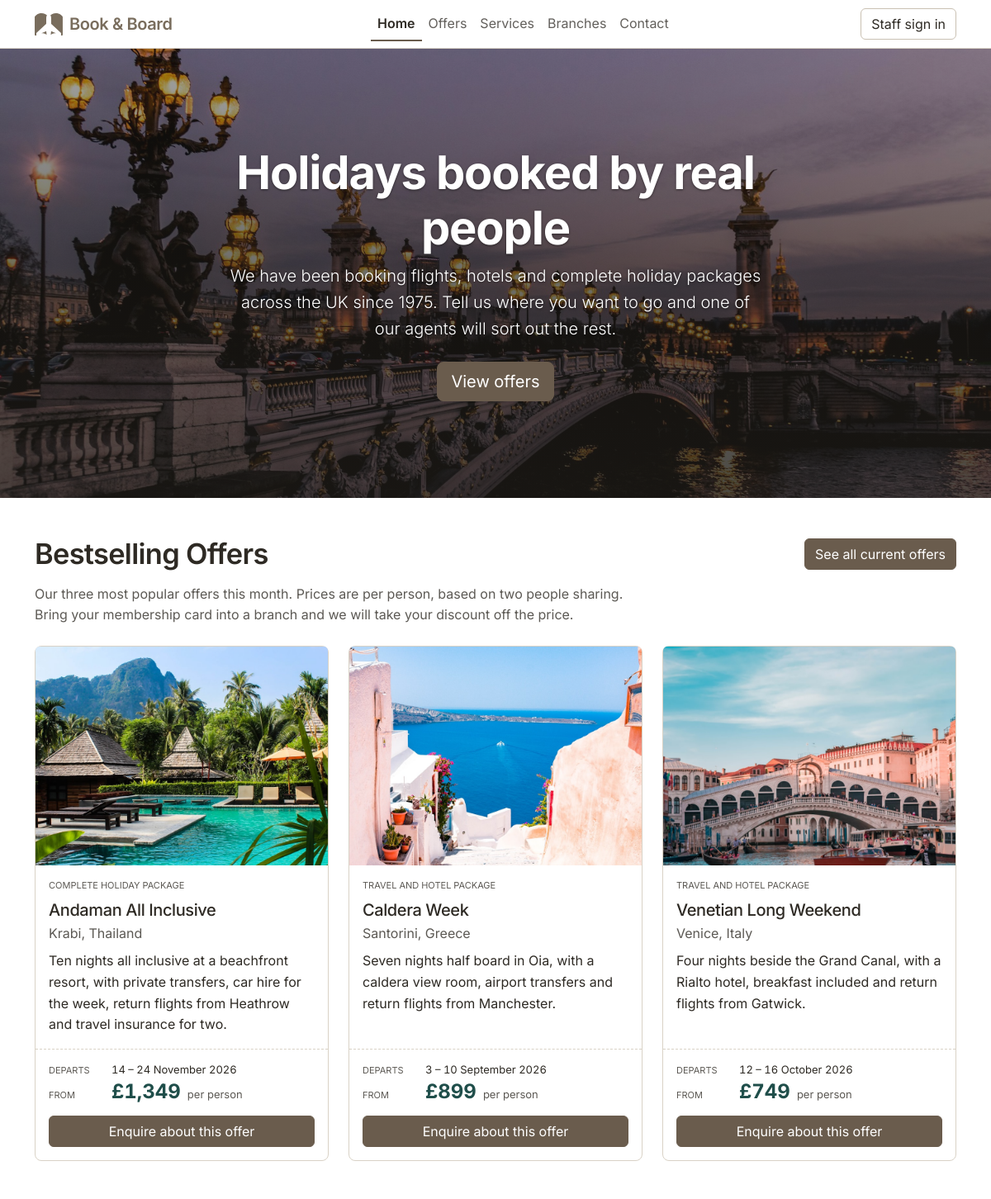
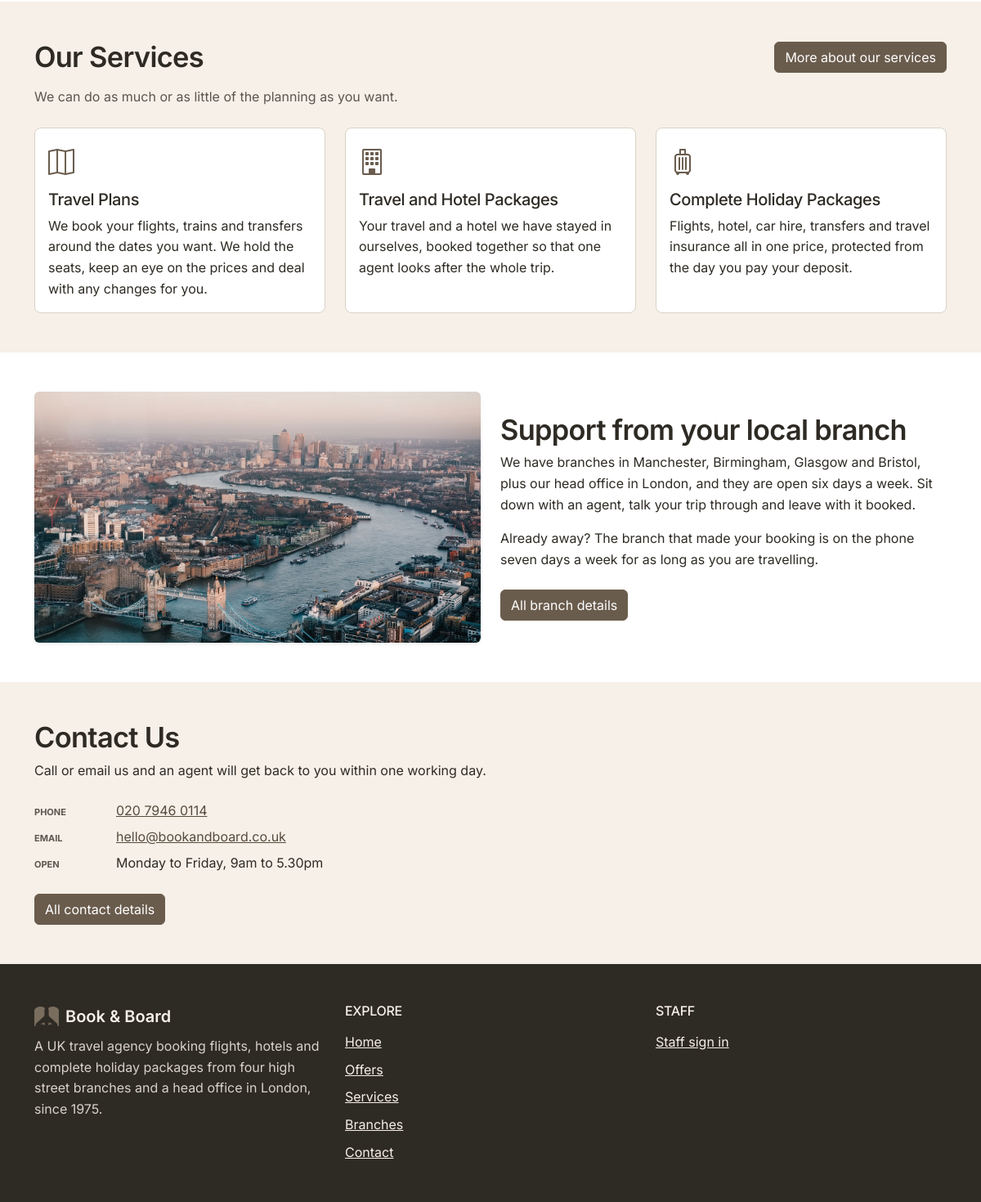
Page /basic/index.php on the committed database (2 pictures, top to bottom).
### tables this page shows
CREATE TABLE IF NOT EXISTS offers (
  id          INT UNSIGNED  NOT NULL AUTO_INCREMENT,
  title       VARCHAR(150)  NOT NULL,
  destination VARCHAR(150)  NOT NULL,
  type        VARCHAR(40)   NOT NULL,
  description TEXT          NOT NULL,
  price       DECIMAL(10,2) NOT NULL,
  start_date  DATE          NOT NULL,
  end_date    DATE          NOT NULL,
  image       VARCHAR(255)  NOT NULL,
  alt         VARCHAR(255)  NOT NULL,
  active      TINYINT(1)    NOT NULL DEFAULT 1,
  bestseller  TINYINT(1)    NOT NULL DEFAULT 0,
  created_at  DATETIME      NOT NULL DEFAULT CURRENT_TIMESTAMP,
  PRIMARY KEY (id),
  KEY idx_offers_active_created (active, created_at, id)
);

CREATE TABLE IF NOT EXISTS branches (
  id             INT UNSIGNED NOT NULL AUTO_INCREMENT,
  name           VARCHAR(100) NOT NULL,
  location       VARCHAR(150) NOT NULL DEFAULT '',
  street         VARCHAR(150) NOT NULL DEFAULT '',
  area           VARCHAR(150) NOT NULL DEFAULT '',
  phone          VARCHAR(30)  NOT NULL DEFAULT '',
  tel            VARCHAR(30)  NOT NULL DEFAULT '',
  email          VARCHAR(190) NOT NULL DEFAULT '',
  hours          VARCHAR(120) NOT NULL DEFAULT '',
  is_head_office TINYINT(1)   NOT NULL DEFAULT 0,
  created_at     DATETIME     NOT NULL DEFAULT CURRENT_TIMESTAMP,
  PRIMARY KEY (id),
  KEY idx_branches_office (is_head_office, id)
);

### basic/includes/db.php (called while the page is built, shortened)
<?php
function db(): PDO
{
    static $pdo = null;
    if ($pdo === null) {
        $dsn = sprintf('mysql:host=%s;port=%d;dbname=%s;charset=utf8mb4', DB_HOST, DB_PORT, DB_NAME);
        $pdo = new PDO($dsn, DB_USER, DB_PASS, [
            PDO::ATTR_ERRMODE            => PDO::ERRMODE_EXCEPTION,
            PDO::ATTR_DEFAULT_FETCH_MODE => PDO::FETCH_ASSOC,
            PDO::ATTR_EMULATE_PREPARES   => false,
        ]);
    }
    return $pdo;
}
function db_available(): bool
{
    static $available = null;
    if ($available === null) {
        try {
            $available = true;
        } catch (PDOException $e) {
            $available = false;
        }
    }
    return $available;
}
function offer_row(array $row): array
{
    $row['id']     = (int) $row['id'];
    $row['price']  = (float) $row['price'];
    $row['active']     = (bool) $row['active'];
    $row['bestseller'] = (bool) $row['bestseller'];
    return $row;
}
function offers_select(string $conditions = '', array $params = []): array
{
    $statement = db()->prepare(
        'SELECT id, title, destination, type, description, price,
                start_date AS startDate, end_date AS endDate,
                image, alt, active, bestseller
           FROM offers ' . $conditions
    );
    $statement->execute($params);
    return array_map('offer_row', $statement->fetchAll());
}
function offers_bestselling(int $limit = 3): array
{
    return offers_select('WHERE active = 1 AND bestseller = 1 ' . OFFER_NEWEST . ' LIMIT ' . max(1, $limit));
}
function branch_row(array $row): array
{
    $row['id']           = (int) $row['id'];
    $row['isHeadOffice'] = (bool) $row['isHeadOffice'];
    return $row;
}
function branches_select(string $conditions, array $params = []): array
{
    $statement = db()->prepare(
        'SELECT id, name, location, street, area, phone, tel, email, hours,
                is_head_office AS isHeadOffice
           FROM branches ' . $conditions
    );
    $statement->execute($params);
    return array_map('branch_row', $statement->fetchAll());
}
function branch_head_office(): ?array
{
    return branches_select('WHERE is_head_office = 1 ORDER BY id LIMIT 1')[0] ?? null;
}

### basic/includes/format.php (called while the page is built, shortened)
<?php
function e(string $value): string
{
    return htmlspecialchars($value, ENT_QUOTES, 'UTF-8');
}
function money(int|float $amount): string
{
    return '£' . number_format((float) $amount, 0, '.', ',');
}
function date_range(string $start, string $end): string
{
    $from = date_create($start);
    $to   = date_create($end);
    if ($from->format('Y-m') === $to->format('Y-m')) {
        return $from->format('j') . ' – ' . $to->format('j F Y');
    }
    return $from->format('j F Y') . ' – ' . $to->format('j F Y');
}

### basic/index.php (the view, shortened to what this page needs)
<?php
$offers = offers_bestselling(3);
$headOffice = branch_head_office();
$services = [
    [
        'icon'        => 'bi-map',
        'title'       => 'Travel Plans',
        'description' => 'We book your flights, trains and transfers around the dates you want. We hold the seats, keep an eye on the prices and deal with any changes for you.',
    ],
    [
        'icon'        => 'bi-building',
        'title'       => 'Travel and Hotel Packages',
        'description' => 'Your travel and a hotel we have stayed in ourselves, booked together so that one agent looks after the whole trip.',
    ],
    [
        'icon'        => 'bi-suitcase',
        'title'       => 'Complete Holiday Packages',
        'description' => 'Flights, hotel, car hire, transfers and travel insurance all in one price, protected from the day you pay your deposit.',
    ],
];
require_once(__DIR__ . '/includes/header.php');
?>
  <section id="home" class="hero position-relative d-flex">
    <img src="assets/img/hero-paris.jpg" class="position-absolute top-0 start-0 w-100 h-100 object-fit-cover"
         alt="The Pont Alexandre III in Paris at dusk, its lamps lit along the Seine.">
    <div class="hero-overlay position-relative flex-grow-1 d-flex align-items-center">
      <div class="container text-center text-white">
        <div class="col-lg-8 col-xl-7 mx-auto py-4">
          <h1 class="display-4 fw-bold">Holidays booked by real people</h1>
          <p class="lead mb-4">
            We have been booking flights, hotels and complete holiday packages across the UK since 1975.
            Tell us where you want to go and one of our agents will sort out the rest.
          </p>
          <a class="btn btn-primary btn-lg" href="offers.php">View offers</a>
        </div>
      </div>
    </div>
  </section>
  <section id="offers" class="py-5">
    <div class="container">
      <div class="row g-3 align-items-center mb-4">
        <div class="col-lg-8">
          <h2 class="mb-0">Bestselling Offers</h2>
        </div>
        <div class="col-lg-8 order-lg-2">
          <p class="text-body-secondary mb-0">
            Our three most popular offers this month. Prices are per person, based on two people sharing.
            Bring your membership card into a branch and we will take your discount off the price.
          </p>
        </div>
        <div class="col-lg-4 order-lg-1 text-lg-end">
          <a class="btn btn-primary" href="offers.php">See all current offers</a>
        </div>
      </div>
      <?php if (!$offers): ?>
        <p class="mb-0">
          Nothing is featured right now.
          <a href="offers.php">See everything we are holding</a>.
        </p>
      <?php else: ?>
      <div class="row row-cols-1 row-cols-md-2 row-cols-lg-3 g-4">
        <?php foreach ($offers as $offer): ?>
          <div class="col">
            <article class="card h-100">
              <div class="ratio ratio-4x3 card-img-top overflow-hidden">
                <img src="<?= e($offer['image']) ?>" class="object-fit-cover"
                     alt="<?= e($offer['alt']) ?>" loading="lazy">
              </div>
              <div class="card-body d-flex flex-column">
                <p class="offer-type mb-2"><?= e($offer['type']) ?></p>
                <h3 class="card-title h5 mb-1"><?= e($offer['title']) ?></h3>
                <p class="text-body-secondary mb-2"><?= e($offer['destination']) ?></p>
                <p class="card-text"><?= e($offer['description']) ?></p>
                <div class="fare mt-auto">
                  <p class="fare-line mb-1">
                    <span class="fare-label">Departs</span>
                    <span class="fare-value"><?= e(date_range($offer['startDate'], $offer['endDate'])) ?></span>
                  </p>
                  <p class="fare-line mb-3">
                    <span class="fare-label">From</span>
                    <span class="fare-price">
                      <span class="fare-amount"><?= e(money($offer['price'])) ?></span>
                      <span class="fare-unit">per person</span>
                    </span>
                  </p>
                  <a class="btn btn-primary w-100" href="contact.php"
                     aria-label="Enquire about this offer: <?= e($offer['title']) ?>, <?= e($offer['destination']) ?>">Enquire about this offer</a>
                </div>
              </div>
            </article>
          </div>
        <?php endforeach; ?>
      </div>
      <?php endif; ?>
    </div>
  </section>
  <section id="services" class="py-5 bg-body-tertiary">
    <div class="container">
      <div class="row g-3 align-items-center mb-4">
        <div class="col-lg-8">
          <h2 class="mb-0">Our Services</h2>
        </div>
        <div class="col-lg-8 order-lg-2">
          <p class="text-body-secondary mb-0">We can do as much or as little of the planning as you want.</p>
        </div>
        <div class="col-lg-4 order-lg-1 text-lg-end">
          <a class="btn btn-primary" href="services.php">More about our services</a>
        </div>
      </div>
      <div class="row row-cols-1 row-cols-md-3 g-4">
        <?php foreach ($services as $service): ?>
          <div class="col">
            <div class="card h-100">
              <div class="card-body">
                <i class="bi <?= $service['icon'] ?> fs-2 text-primary d-block mb-2" aria-hidden="true"></i>
                <h3 class="card-title h5"><?= $service['title'] ?></h3>
                <p class="card-text"><?= $service['description'] ?></p>
              </div>
            </div>
          </div>
        <?php endforeach; ?>
      </div>
    </div>
  </section>
  <section id="branches" class="py-5">
    <div class="container">
      <div class="row align-items-center g-4">
        <div class="col-lg-6">
          <img src="assets/img/branches-london.jpg" class="branch-img w-100 object-fit-cover rounded shadow-sm"
               alt="An aerial view of the River Thames and Tower Bridge in London at dusk." loading="lazy">
        </div>
        <div class="col-lg-6">
          <h2>Support from your local branch</h2>
          <p>We have branches in Manchester, Birmingham, Glasgow and Bristol, plus our head office in London, and they are open six days a week. Sit down with an agent, talk your trip through and leave with it booked.</p>
          <p class="mb-4">Already away? The branch that made your booking is on the phone seven days a week for as long as you are travelling.</p>
          <div class="d-grid d-sm-flex gap-2">
            <a class="btn btn-primary" href="branches.php">All branch details</a>
          </div>
        </div>
      </div>
    </div>
  </section>
  <section id="contact" class="py-5 bg-body-tertiary">
    <div class="container">
      <div class="row g-4 align-items-center">
        <div class="col-lg-7">
          <h2>Contact Us</h2>
          <p class="mb-4">Call or email us and an agent will get back to you within one working day.</p>
          <?php if ($headOffice): ?>
            <dl class="detail-list mb-4">
              <dt class="detail-label">Phone</dt>
              <dd><a href="tel:<?= e($headOffice['tel']) ?>"><?= e($headOffice['phone']) ?></a></dd>
              <dt class="detail-label">Email</dt>
              <dd><a href="mailto:<?= e($headOffice['email']) ?>"><?= e($headOffice['email']) ?></a></dd>
              <dt class="detail-label">Open</dt>
              <dd><?= e($headOffice['hours']) ?></dd>
            </dl>
          <?php endif; ?>
          <div class="d-grid d-sm-flex gap-2">
            <a class="btn btn-primary" href="contact.php">All contact details</a>
          </div>
        </div>
      </div>
    </div>
  </section>
<?php require_once(__DIR__ . '/includes/footer.php'); ?>

### basic/assets/css/theme.css (style rules this page uses)
:root { --brand: #6A5C4D; --brand-logo: #796D5D; --brand-dark: #574B3E; --brand-darker: #4A4034; --ink: #2E2A24; --tint: #F7F0E8; --rule: #D9D2C6; --rule-strong: #C9C0B2; --field-border: #95897A; --accent-ink: #1F4E4A; --ink-wash: rgba(46, 42, 36, 0.14); --focus-ring: 0 0 0 0.25rem rgba(123, 108, 91, 0.35); --bs-body-font-family: "Inter", system-ui, -apple-system, "Segoe UI", sans-serif; --bs-body-line-height: 1.6; --bs-primary-rgb: 106, 92, 77; --bs-dark-rgb: 46, 42, 36; --bs-body-color: var(--ink); --bs-body-color-rgb: 46, 42, 36; --bs-border-color: var(--rule); --bs-light-rgb: 247, 240, 232; --bs-tertiary-bg: var(--tint); --bs-tertiary-bg-rgb: 247, 240, 232; --bs-secondary-color: rgba(46, 42, 36, 0.78); --bs-link-color: var(--brand-dark); --bs-link-color-rgb: 87, 75, 62; --bs-link-hover-color: var(--brand-darker); }
.btn { --bs-btn-focus-shadow-rgb: 123, 108, 91; }
.btn-primary { --bs-btn-bg: var(--brand); --bs-btn-border-color: var(--brand); --bs-btn-hover-bg: var(--brand-dark); --bs-btn-hover-border-color: var(--brand-dark); --bs-btn-active-bg: var(--brand-darker); --bs-btn-active-border-color: var(--brand-darker); --bs-btn-disabled-bg: var(--brand); --bs-btn-disabled-border-color: var(--brand); --bs-btn-disabled-color: #fff; }
.card { --bs-card-border-color: var(--rule); --bs-card-border-radius: 0.5rem; }
h1, h2, h3, .display-4, .navbar-brand .fw-semibold { letter-spacing: -0.02em; }
h1, .display-4 { font-weight: 700; }
h2, h3 { font-weight: 600; }
h1 { font-size: clamp(2.25rem, 1.65rem + 2.2vw, 3.15rem); line-height: 1.1; }
h2 { font-size: clamp(1.65rem, 1.4rem + 1vw, 2.15rem); line-height: 1.15; }
.offer-type, .fare-label, .fare-value, .fare-amount, .detail-label, .table td, .table th { font-variant-numeric: tabular-nums; }
.offer-type, .fare-label, .detail-label { font-size: 0.6875rem; text-transform: uppercase; color: var(--bs-secondary-color); }
.fare { border-top: 1px dashed var(--rule); margin-inline: calc(-1 * var(--bs-card-spacer-x, 1rem)); padding: 0.875rem var(--bs-card-spacer-x, 1rem) 0; }
.fare-line { display: flex; align-items: baseline; gap: 0.5rem; }
.fare-label { flex: 0 0 4.25rem; }
.fare-price { display: flex; flex-wrap: wrap; align-items: baseline; column-gap: 0.5rem; }
.fare-amount { font-weight: 700; font-size: 1.5rem; line-height: 1; color: var(--accent-ink); }
.fare-value, .fare-unit { font-size: 0.8125rem; }
.fare-unit { color: var(--bs-secondary-color); }
.detail-list { display: grid; grid-template-columns: 5.5rem 1fr; gap: 0.4rem 0.75rem; align-items: baseline; }
.detail-list dt { padding-top: 0.15rem; }
.detail-list dd { margin: 0; }
body { min-height: 100dvh; }
[id], a, button, input, select, textarea, summary, [tabindex] { scroll-margin-top: 5rem; }
a[href^="mailto:"], a[href^="tel:"], address { overflow-wrap: anywhere; }
.hero { min-height: clamp(380px, 68vh, 620px); }
.hero-overlay { background: linear-gradient( 180deg, rgba(30, 27, 23, 0.40) 0%, rgba(30, 27, 23, 0.62) 45%, rgba(30, 27, 23, 0.80) 100% ); }
.hero-overlay h1, .hero-overlay p { text-shadow: 0 1px 3px rgba(0, 0, 0, 0.5); }
.branch-img { height: 100%; min-height: 260px; }

### rows in the picture
offers: image (picture), type "COMPLETE HOLIDAY PACKAGE", title "Andaman All Inclusive", destination "Krabi, Thailand", description "Ten nights all inclusive at a beachfront resort, with private transfers, car hire for the week, return flights from Heathrow and travel insurance for two.", date_range($offer['startDate'], $offer['endDate']) "14 – 24 November 2026", price "£1,349"
offers: image (picture), type "TRAVEL AND HOTEL PACKAGE", title "Caldera Week", destination "Santorini, Greece", description "Seven nights half board in Oia, with a caldera view room, airport transfers and return flights from Manchester.", date_range($offer['startDate'], $offer['endDate']) "3 – 10 September 2026", price "£899"
offers: image (picture), type "TRAVEL AND HOTEL PACKAGE", title "Venetian Long Weekend", destination "Venice, Italy", description "Four nights beside the Grand Canal, with a Rialto hotel, breakfast included and return flights from Gatwick.", date_range($offer['startDate'], $offer['endDate']) "12 – 16 October 2026", price "£749"
branches: phone "020 7946 0114", email "hello@bookandboard.co.uk", hours "Monday to Friday, 9am to 5.30pm"

### other values in the picture
$item['label'] "Home"
$item['label'] "Offers"
$item['label'] "Services"
$item['label'] "Branches"
$item['label'] "Contact"
$service['title'] "Travel Plans"
$service['description'] "We book your flights, trains and transfers around the dates you want. We hold the seats, keep an eye on the prices and deal with any changes for you."
$service['title'] "Travel and Hotel Packages"
$service['description'] "Your travel and a hotel we have stayed in ourselves, booked together so that one agent looks after the whole trip."
$service['title'] "Complete Holiday Packages"
$service['description'] "Flights, hotel, car hire, transfers and travel insurance all in one price, protected from the day you pay your deposit."
